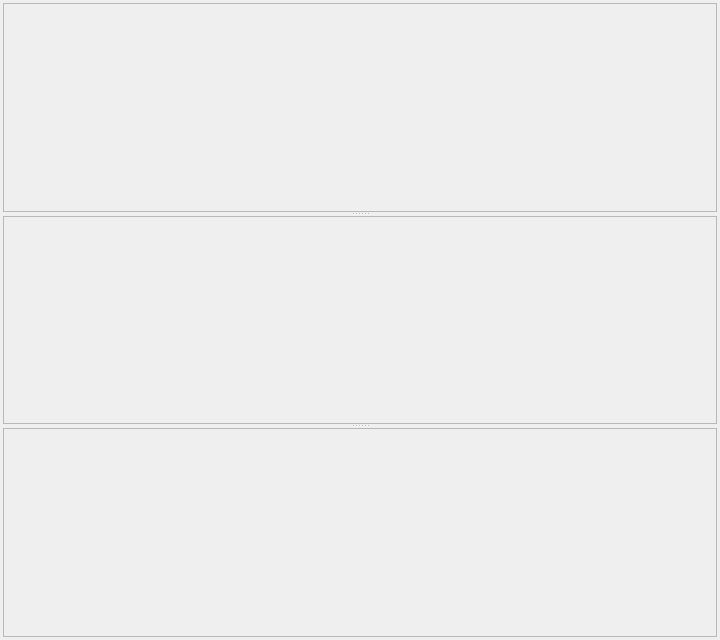
<?xml version="1.0" encoding="UTF-8"?>
<ui version="4.0">
 <class>MainWindow</class>
 <widget class="QMainWindow" name="MainWindow">
  <property name="geometry">
   <rect>
    <x>0</x>
    <y>0</y>
    <width>720</width>
    <height>640</height>
   </rect>
  </property>
  <property name="windowTitle">
   <string>MainWindow</string>
  </property>
  <widget class="QWidget" name="centralWidget">
   <layout class="QGridLayout" name="gridLayout">
    <property name="margin">
     <number>3</number>
    </property>
    <item row="0" column="0">
     <widget class="QSplitter" name="splitter">
      <property name="orientation">
       <enum>Qt::Vertical</enum>
      </property>
      <property name="opaqueResize">
       <bool>false</bool>
      </property>
      <widget class="QFrame" name="frame1">
       <property name="minimumSize">
        <size>
         <width>127</width>
         <height>35</height>
        </size>
       </property>
       <property name="frameShape">
        <enum>QFrame::StyledPanel</enum>
       </property>
       <property name="frameShadow">
        <enum>QFrame::Raised</enum>
       </property>
       <layout class="QHBoxLayout" name="horLayout1" stretch="0">
        <property name="spacing">
         <number>1</number>
        </property>
        <property name="margin">
         <number>1</number>
        </property>
        <item>
         <widget class="QwtPlot" name="plot1">
          <property name="minimumSize">
           <size>
            <width>121</width>
            <height>91</height>
           </size>
          </property>
         </widget>
        </item>
       </layout>
      </widget>
      <widget class="QFrame" name="frame2">
       <property name="minimumSize">
        <size>
         <width>127</width>
         <height>35</height>
        </size>
       </property>
       <property name="frameShape">
        <enum>QFrame::StyledPanel</enum>
       </property>
       <property name="frameShadow">
        <enum>QFrame::Raised</enum>
       </property>
       <layout class="QHBoxLayout" name="horLayout2" stretch="0">
        <property name="spacing">
         <number>1</number>
        </property>
        <property name="margin">
         <number>1</number>
        </property>
        <item>
         <widget class="QwtPlot" name="plot2">
          <property name="minimumSize">
           <size>
            <width>121</width>
            <height>91</height>
           </size>
          </property>
         </widget>
        </item>
       </layout>
      </widget>
      <widget class="QFrame" name="frame3">
       <property name="minimumSize">
        <size>
         <width>127</width>
         <height>35</height>
        </size>
       </property>
       <property name="frameShape">
        <enum>QFrame::StyledPanel</enum>
       </property>
       <property name="frameShadow">
        <enum>QFrame::Raised</enum>
       </property>
       <layout class="QHBoxLayout" name="horLayout3" stretch="0">
        <property name="spacing">
         <number>1</number>
        </property>
        <property name="margin">
         <number>1</number>
        </property>
        <item>
         <widget class="QwtPlot" name="plot3">
          <property name="minimumSize">
           <size>
            <width>121</width>
            <height>91</height>
           </size>
          </property>
         </widget>
        </item>
       </layout>
      </widget>
     </widget>
    </item>
   </layout>
  </widget>
 </widget>
 <layoutdefault spacing="6" margin="11"/>
 <customwidgets>
  <customwidget>
   <class>QwtPlot</class>
   <extends>QFrame</extends>
   <header>qwt_plot.h</header>
  </customwidget>
 </customwidgets>
 <resources/>
 <connections/>
</ui>
